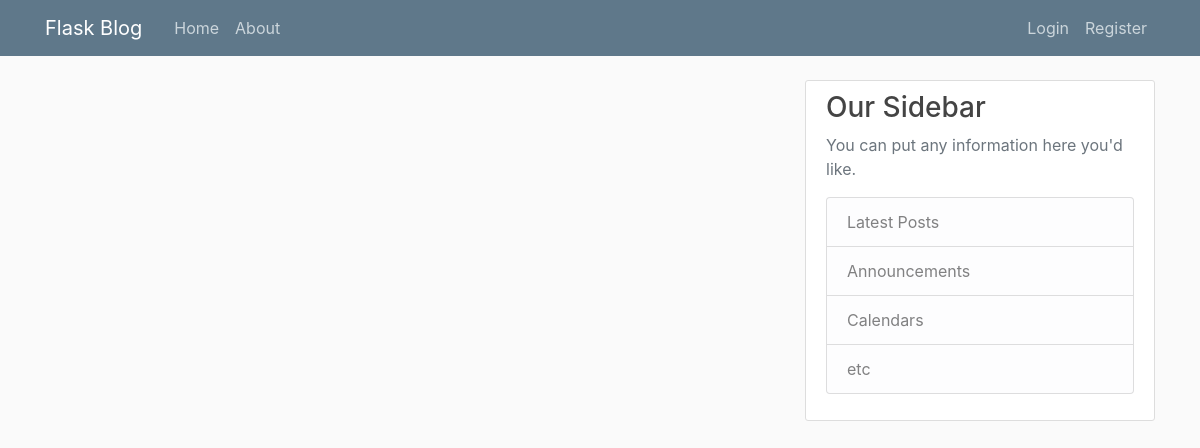
/home, run on an earlier commit of the app's database.
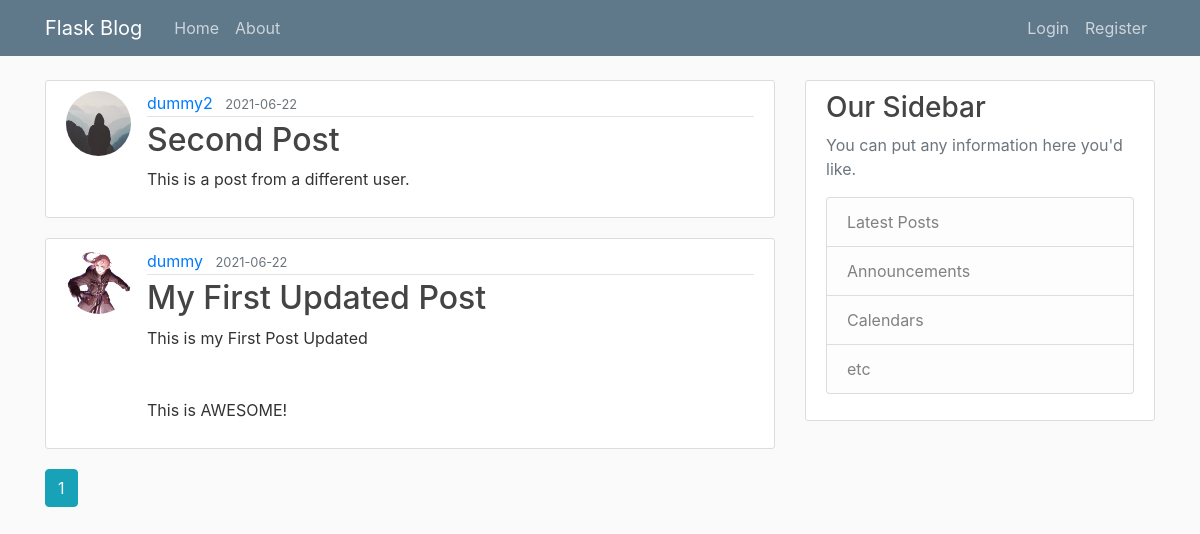
And on a later commit of the database.
### flaskblog/models.py (models this page shows, shortened)
class Post(db.Model):
    id = db.Column(db.Integer, primary_key=True)
    title = db.Column(db.String(100), nullable=False)
    date_posted = db.Column(db.DateTime, nullable=False, default=datetime.utcnow)
    content = db.Column(db.Text, nullable=False)
    user_id = db.Column(db.Integer, db.ForeignKey('user.id'), nullable=False)

class User(db.Model, UserMixin):
    id = db.Column(db.Integer, primary_key=True)
    username = db.Column(db.String(20), unique=True, nullable=False)
    email = db.Column(db.String(120), unique=True, nullable=False)
    image_file = db.Column(db.String(20), nullable=False, default='default.jpg')
    password = db.Column(db.String(60), nullable=False)
    posts = db.relationship('Post', backref='author', lazy=True)

### flaskblog/main/routes.py (the view)
@main.route('/')
@main.route('/home')
def home():
    page = request.args.get('page', 1, type=int)
    posts = Post.query.order_by(Post.date_posted.desc()).paginate(page=page, per_page=5)
    return render_template('home.html', posts=posts)

### flaskblog/templates/home.html
{% extends "layout.html" %}
{% block content %}
	{% for post in posts.items %}
		<article class="media content-section">
		  <img class="rounded-circle article-img" src="{{ url_for('static', filename='profile_pics/' + post.author.image_file) }}">
		  <div class="media-body">
		    <div class="article-metadata">
		      <a class="mr-2" href="{{ url_for('users.user_posts', username=post.author.username) }}">{{ post.author.username }}</a>
		      <small class="text-muted">{{ post.date_posted.strftime('%Y-%m-%d') }}</small>
		    </div>
		    <h2><a class="article-title" href="{{ url_for('posts.post', post_id=post.id) }}">{{ post.title }}</a></h2>
		    <p class="article-content">{{ post.content }}</p>
		  </div>
		</article>
	{% endfor %}
	{% for page_num in posts.iter_pages(left_edge=1, right_edge=1, left_current=1, right_current=2) %}
		{% if page_num %}
			{% if posts.page==page_num %}
				<a class="btn btn-info mb-4" href="{{ url_for('main.home', page=page_num) }}">{{ page_num }}</a>
			{% else %}
				<a class="btn btn-outline-info mb-4" href="{{ url_for('main.home', page=page_num) }}">{{ page_num }}</a>
			{% endif %}
		{% else %}
			...
		{% endif %}
	{% endfor %}
{% endblock content %}

What changed in the data, as far as the page shows it:
added Post: image_file (placeholder picture), author.username "dummy2", date_posted "2021-06-22", title "Second Post", content "This is a post from a different user."
added Post: image_file (picture), author.username "dummy", date_posted "2021-06-22", title "My First Updated Post", content "This is my First Post Updated This is AWESOME!"
Also different on the page:
new list line: "1"
